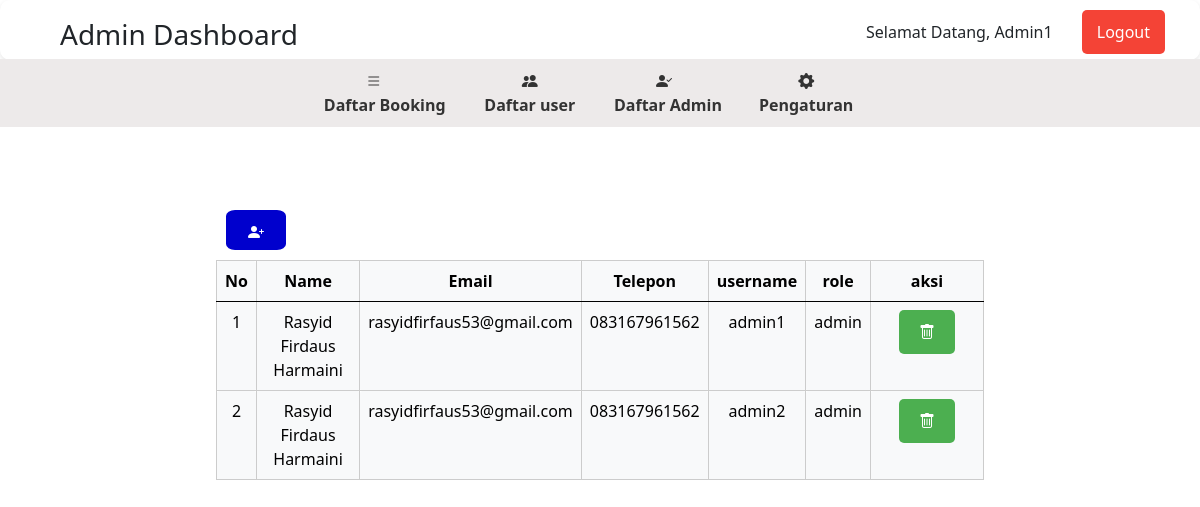
Screenshot of /halamanadmin.php?modul=dataadmin (signed in) with the database file from the repository.
### tables this page shows
CREATE TABLE `users` (
  `id` int(11) NOT NULL,
  `nama` varchar(255) NOT NULL,
  `email` varchar(70) NOT NULL,
  `telpon` varchar(30) NOT NULL,
  `foto` blob NOT NULL,
  `username` varchar(50) NOT NULL,
  `password` varchar(255) NOT NULL,
  `role` enum('admin','user') NOT NULL DEFAULT 'user'
);

### modul/dataadmin.php (the view, shortened to what this page needs)
<?php
include 'includes/db_connection.php';
$sql_get_users = "SELECT * FROM users WHERE role = 'admin'";
$result_users = $conn->query($sql_get_users);
if ($result_users === false) {
    echo "Terjadi kesalahan saat mengambil data pengguna.";
} else {
    $users_data = $result_users->fetch_all(MYSQLI_ASSOC);
}
?>
<!DOCTYPE html>
<html lang="en">
<head>
</head>
<body>
    <div class="tabel" style="width: 80%; margin: auto;">
        <button data-bs-toggle="tooltip" data-bs-placement="top" title="Tambah admin"
            style="border-radius: 15%; height: 40px; width: 60px; background-color:#0000CD; margin: 10px;"> <a
                href="halamanadmin.php?modul=tambahadmin"><i class="bi bi-person-plus-fill"
                    style="color: white;"></i></a></button>
        <table class="table table-hover table-light" style="height: fit-content;">
            <thead>
                <tr>
                    <th>No</th>
                    <th>Name</th>
                    <th>Email</th>
                    <th>Telepon</th>
                    <th>username</th>
                    <th>role</th>
                    <th>aksi</th>
                </tr>
            </thead>
            <tbody>
                <?php if (!empty($users_data)) {
                 $no = 1;
                foreach ($users_data as $user_data) { ?>
                <tr>
                    <td><?php echo $no; ?></td>
                    <td><?php echo $user_data['nama']; ?></td>
                    <td><?php echo $user_data['email']; ?></td>
                    <td><?php echo $user_data['telpon']; ?></td>
                    <td><?php echo $user_data['username']; ?></td>
                    <td><?php echo $user_data['role']; ?></td>
                    <td>
                        <form action="halamanadmin.php?modul=dataadmin" method="post"
                            id="hapusUserForm_<?php echo $user_data['id']; ?>">
                            <button class="bi bi-trash" data-bs-toggle="tooltip" data-bs-placement="top"
                                title="Hapus Admin" type="submit" value="Hapus"
                                onclick="return confirmHapusUser(event, <?php echo $user_data['id']; ?>)">
                        </form>
                    </td>
                </tr>
                <?php $no++; }
            } else { ?>
                <tr>
                    <td colspan="3">Data users tidak ditemukan.</td>
                </tr>
                <?php } ?>
            </tbody>
        </table>
    </div>
</body>
</html>

### css/style.css (style rules this page uses)
body { font-family: sans-serif; background-color: #f5f5f5; align-items: center; min-height: 100vh; margin: 0; }
table { width: 100%; border: none; }
table th, table td { border: 1px solid #ccc; padding: 10px; text-align: center; border-radius: 3px; }
table th { background-color: #7af46c; text-align: center; }
form { margin: 0 20px 0 20px; }
form button { background-color: #4caf50; color: white; padding: 10px 20px; border: none; border-radius: 5px; cursor: pointer; }
tbody tr td { text-align: center; }

### css/menu.css (style rules this page uses)
a { text-decoration: none; color: #333; font-weight: bold; font-size: 16px; }

### halamanadmin.php (style rules this page uses)
button { background-color: #4CAF50; color: white; padding: 10px; border: none; border-radius: 5px; cursor: pointer; }

### rows the page displays
users: nama "Rasyid Firdaus Harmaini", email "rasyidfirfaus53@gmail.com", telpon "083167961562", username "admin1", role "admin"
users: nama "Rasyid Firdaus Harmaini", email "rasyidfirfaus53@gmail.com", telpon "083167961562", username "admin2", role "admin"

### other values shown
$_SESSION['username'] "Admin1"
